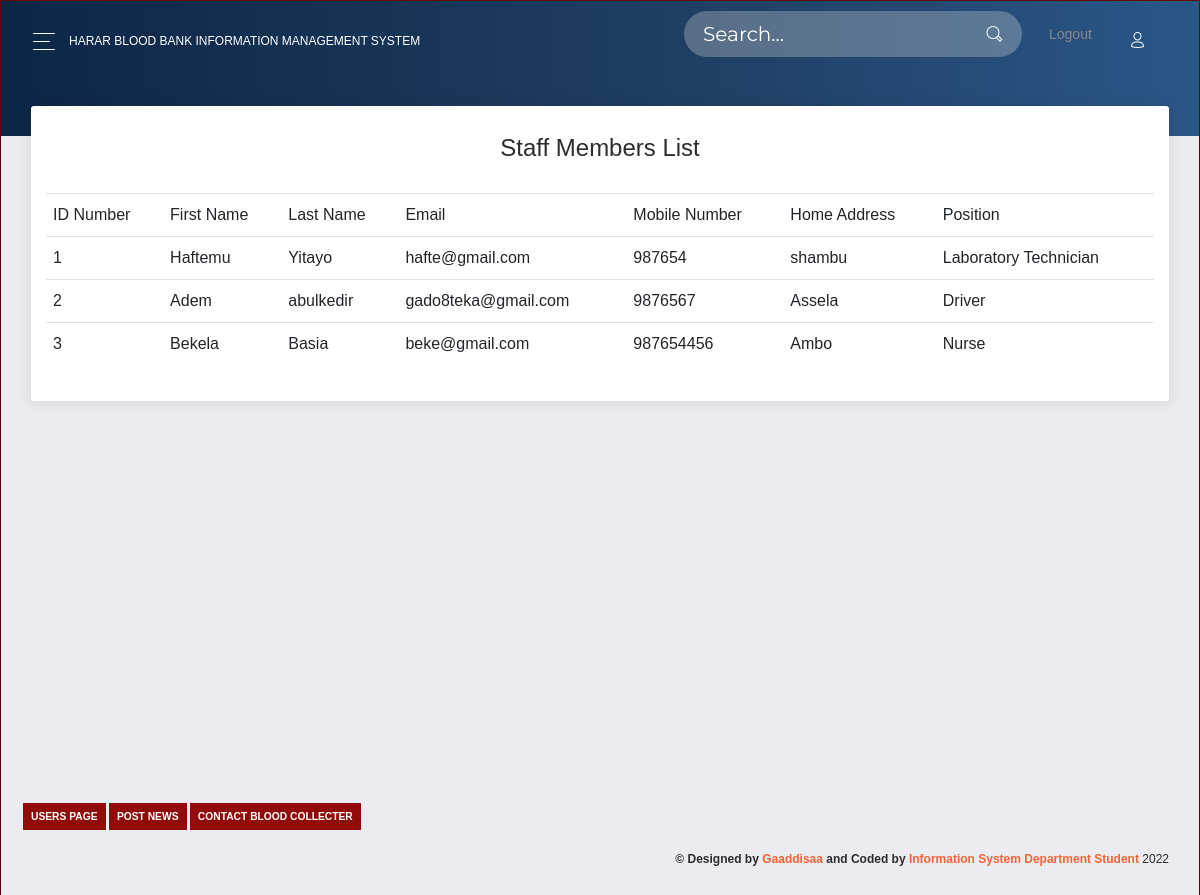
Page /staff.php on the committed database.
### tables this page shows
CREATE TABLE `staff` (
  `StaffID` int(11) NOT NULL,
  `firstname` varchar(50) NOT NULL,
  `lastname` varchar(50) NOT NULL,
  `email` varchar(255) NOT NULL,
  `phone` int(10) NOT NULL,
  `homeAddress` varchar(50) NOT NULL,
  `position` varchar(255) NOT NULL
);

### staff.php (the view)
<?php include 'container/header.php';
      include 'container/navbar.php';
?>
     <div class="panel-header panel-header-sm">
     </div>
      <div class="content">
        <div class="row">
          <div class="col-md-12">
            <div class="card">
              <div class="card-header">
                <h4 class="card-title"> Staff Members List</h4>
              </div>
              <div class="card-body">
                <div class="table-responsive">
                  <table class="table">
                      <tr>
                      <td> ID Number </td>
                      <td> First Name </td>
                      <td> Last Name</td>
                      <td> Email  </td>
                      <td> Mobile Number</td>
                      <td> Home Address </td>
                      <td> Position </td>
                      </tr>
                        <?php
                          $DBname = "BloodBankDB";
                          $con = mysqli_connect("localhost","root","",$DBname);
                          if($con)
                          {
                            $select = "select *from staff";
                            $row = mysqli_query($con,$select);
                            if($row)
                            {
                              while($values=mysqli_fetch_assoc($row))
                              {
                                echo "<tr><td>".$values["StaffID"]."</td> <td>".$values["firstname"]."</td><td>".$values["lastname"]."</td><td>"
                                .$values["email"]."</td><td>".$values["phone"]."</td><td>".$values["homeAddress"]."</td><td>".$values["position"]."</td></tr>";
                              }
                            }
                          }
                        ?>
                  </table>
                </div>
              </div>
            </div>
          </div>
        </div>
      </div>
    <?php include 'container/footer.php'; ?>

### container/header.php (shortened to what this page needs)
    <div class="main-panel" id="main-panel">
      <nav class="navbar navbar-expand-lg navbar-transparent  bg-primary  navbar-absolute">
        <div class="container-fluid">
          <div class="navbar-wrapper">
            <div class="navbar-toggle">
              <button type="button" class="navbar-toggler">
                <span class="navbar-toggler-bar bar1"></span>
                <span class="navbar-toggler-bar bar2"></span>
                <span class="navbar-toggler-bar bar3"></span>
              </button>
            </div>
            <a class="navbar-brand" href="#Admin">Harar Blood Bank Information Management System</a>
          </div>
          <div class="collapse navbar-collapse justify-content-end" id="navigation">
            <form>
              <div class="input-group no-border">
                <input type="text" value="" class="form-control" placeholder="Search...">
                <div class="input-group-append">
                  <div class="input-group-text">
                    <i class="now-ui-icons ui-1_zoom-bold"></i>
                  </div>
                </div>
              </div>
            </form>
            <ul class="navbar-nav">
              <li class="nav-item dropdown">
                   <a class="dropdown-item" href="logout.php">Logout</a>
              </li>
              <li class="nav-item">
                <a class="nav-link" href="adminInfo.php">
                  <i class="now-ui-icons users_single-02"></i>
                </a>
              </li>
            </ul>
          </div>
        </div>
      </nav>
    </div>
</body>
</html>

### container/navbar.php (shortened to what this page needs)
<!DOCTYPE html>
<html lang="en">
<head>
  <link rel="stylesheet" href="https://use.fontawesome.com/releases/v5.7.1/css/all.css">
  <link href="css/bootstrap.min.css" rel="stylesheet" />
  <link href="css/now-ui-dashboard.css?v=1.5.0" rel="stylesheet" />
  <link href="css/demo.css" rel="stylesheet"/>
  <link href="css/style.css" rel="stylesheet"/>
</head>
<body class="">
 <div class="wrapper ">
    <div class="main-panel" id="main-panel">

### container/footer.php (shortened to what this page needs)
    <footer class="footer">
        <div class=" container-fluid ">
          <nav style="color:#fff; font-size:12px;">
            <ul>
              <li>
                <a style="background-color:rgb(146, 11, 11);;" href="http://localhost/BloodBankSystem/BloodBank/index.php" target="_blank">
                 <b> Users Page</b>
                </a>
              </li>
              <li>
                <a style="background-color:rgb(146, 11, 11);;" href="#">
                 <b>Post News</b>
                </a>
              </li>
              <li>
                <a style="background-color:rgb(146, 11, 11);;" href="#">
                 <b>Contact Blood Collecter</b>
                </a>
              </li>
            </ul>
          </nav>
          <br>
          <br>
          <div style="font-size:12px;" class="copyright" id="copyright">
            <b>
              &copy;  Designed by <a href="#" target="_blank">Gaaddisaa</a> and Coded by <a href="#" target="_blank">Information System Department Student</a>
             </b>
          </div>
        </div>
      </footer>
</body>
</html>

### css/style.css (style rules this page uses)
body { margin:1px; padding:0; background-color:rgb(97, 3, 3); text-align:center; background-size:cover; background-position:center; font-family: sans-serif; }
.form-control { width:300px; background:transparent; border-bottom:1px solid rgb(255, 255, 255); background-color: rgb(255, 255, 255); color:rgb(255, 255, 255); font-size:20px; margin-bottom:10px; }
input { height:25px; color:rgb(255, 255, 255); background-color: rgb(255, 255, 255); }

### rows in the picture
staff: StaffID "1", firstname "Haftemu", lastname "Yitayo", email "hafte@gmail.com", phone "987654", homeAddress "shambu", position "Laboratory Technician"
staff: StaffID "2", firstname "Adem", lastname "abulkedir", email "gado8teka@gmail.com", phone "9876567", homeAddress "Assela", position "Driver"
staff: StaffID "3", firstname "Bekela", lastname "Basia", email "beke@gmail.com", phone "987654456", homeAddress "Ambo", position "Nurse"
